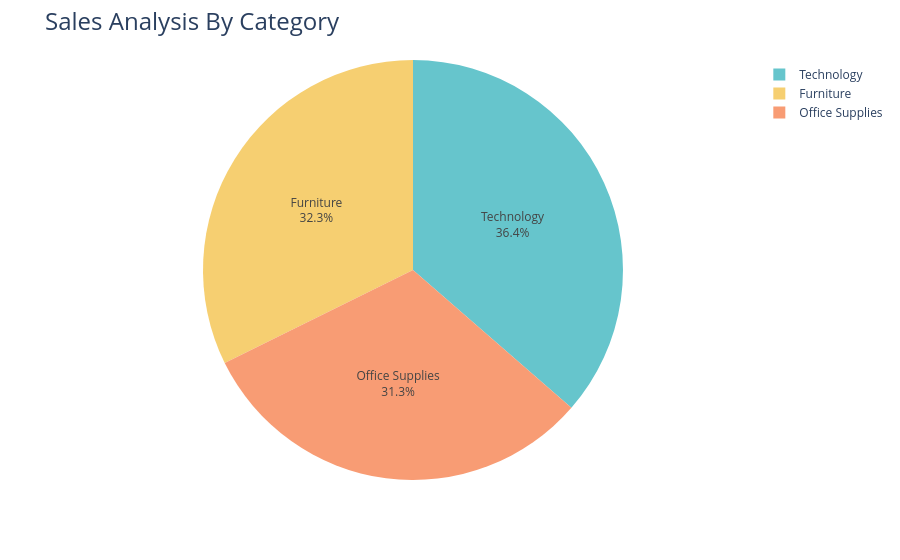

The code cell stored with this chart in its notebook:
### Code cell
fig=px.pie(sales_by_category,
            names="Category",
            values="Sales",
            hole=0,
            color_discrete_sequence=px.colors.qualitative.Pastel)
fig.update_traces(textposition="inside",textinfo="percent+label")
fig.update_layout(title_text="Sales Analysis By Category",title_font=dict(size=24))
fig.show()

### Figure 1 — Plotly figure (JSON) as saved in the notebook; plotly's stock layout.template omitted (floating-point values rounded to 4 significant figures)
{"data": [{"domain": {"x": [0, 1], "y": [0, 1]}, "hole": 0, "hovertemplate": "Category=%{label}<br>Sales=%{value}<extra></extra>", "labels": ["Furniture", "Office Supplies", "Technology"], "legendgroup": "", "name": "", "showlegend": true, "textinfo": "percent+label", "textposition": "inside", "type": "pie", "values": [742000.0, 719000.0, 836200.0]}], "layout": {"legend": {"tracegroupgap": 0}, "margin": {"t": 60}, "piecolorway": ["rgb(102, 197, 204)", "rgb(246, 207, 113)", "rgb(248, 156, 116)", "rgb(220, 176, 242)", "rgb(135, 197, 95)", "rgb(158, 185, 243)", "rgb(254, 136, 177)", "rgb(201, 219, 116)", "rgb(139, 224, 164)", "rgb(180, 151, 231)", "rgb(179, 179, 179)"], "title": {"font": {"size": 24}, "text": "Sales Analysis By Category"}}}
